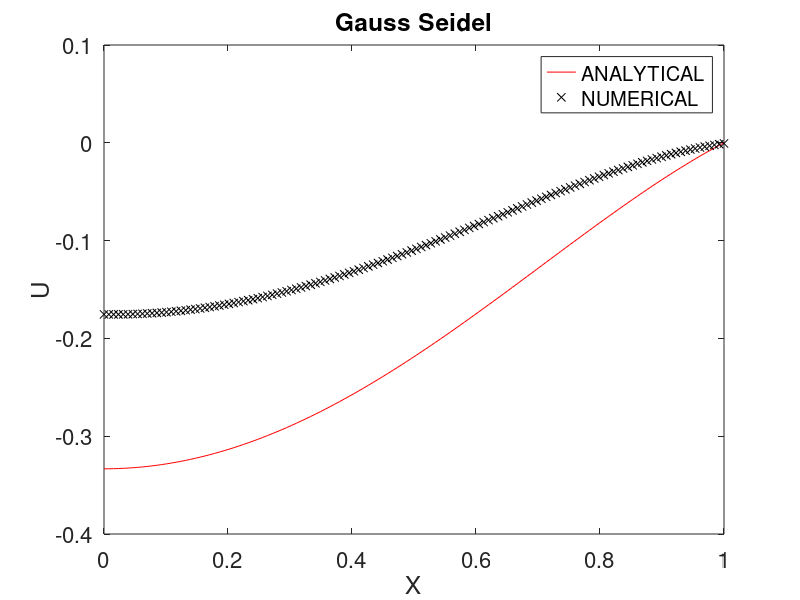
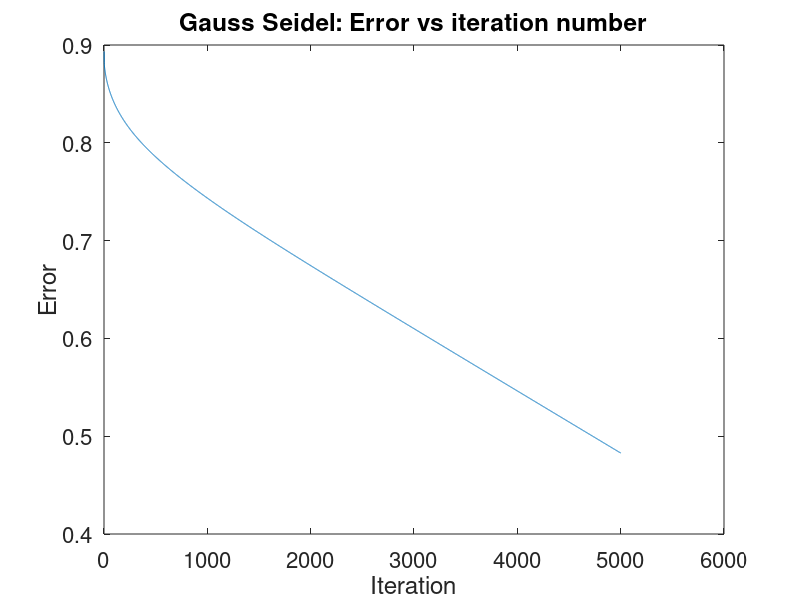

Recreate these plots in MATLAB, in order.
clear all
clc


%FORM:  uxx = -f = g

%DEFINE GRID SIZE 
a =0; %first grid point 
b = 1; %last grid point 
jmax = 130; %max number of cells
dx = (b-a)/(jmax-1); %spacing 


%DEFINE BASIC PARAMETERS 
tol = 1e-4; %error
x = linspace(a,b,jmax); %mesh space 
unew = zeros(1,jmax); %solution 
%right hand side vector 
g = 1-2.*(x'.^2);

%initial conditions
u = 0*(x');
u(1) = 0; 
u(jmax) = 0; 


uold = u;

%ANALYTICAL SOLN 

u_analytical = ((x.^2)/2)-((x.^4)/6)-(1/3);

A = full(gallery('tridiag',jmax,1,-2,1));


A(1,1) = 2; 
A(1,2) = -2;
A(jmax,jmax) = -2;

disp(A);

% disp(g);

A = (1./dx^2)*A;

% 
rhs = (dx^2).*(g);
% 
ureal = (A\(rhs));
ureal = ureal.';


%getting diagonal vectors

D = ones(jmax,1)*-2;
Lt = tril(A);
% 
B = Lt;
Binv = inv(B); 
% 
R = eye(jmax)-Binv*A;


u_gs = zeros(jmax,1);
c = Binv*(g);
res = g - (A*u_gs);
err_v = norm(res);



%calculate eigiven value 

convergentMatrix = (eye(jmax)-inv(D+Lt)*A);
spectralRadius = max(abs(eig(convergentMatrix)));


for k = 1:5000
  
  u_gs = (R*u_gs)+c;
  res = g-(A*u_gs);
  err_v = [err_v, norm(res)];
  if (norm(res)<tol)
     break
  end
  
end

% disp(norm(res));


%% PLOTTING 

figure(1) 
plot(x,u_analytical,'-r')
hold on
plot(x,u_gs,'xk')
title('Gauss Seidel','FontSize',24)
xlabel('X','FontSize',24)
ylabel('U','FontSize',24)
xt = get(gca, 'XTick');
set(gca, 'FontSize', 16)
legend('ANALYTICAL','NUMERICAL')


figure(2)
plot(log10(err_v));
title('Gauss Seidel: Error vs iteration number','FontSize',24);
xlabel('Iteration','FontSize',24)
ylabel('Error','FontSize',24)
xt = get(gca, 'XTick');
set(gca, 'FontSize', 16)